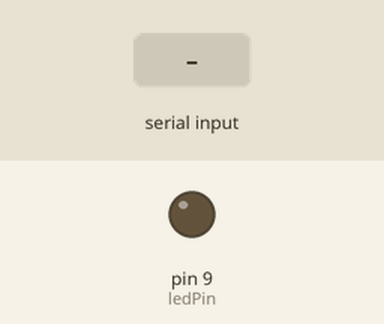
Recording of a sketch running on a simulated Arduino Uno, built with avr-gcc and run on an emulated ATmega328P. Parts: output pins drawn as LEDs (lit = HIGH). The test bench sets the inputs (shaded band). What the sketch prints to the serial monitor is not drawn.

Above: at 1.2 s.
1.3 s: "90,45\n" received over Serial
At 2.1 s:
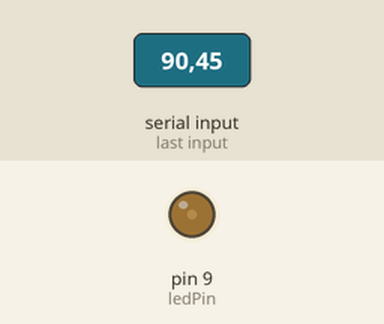
3.8 s: "200\n" received over Serial
At 4.6 s:
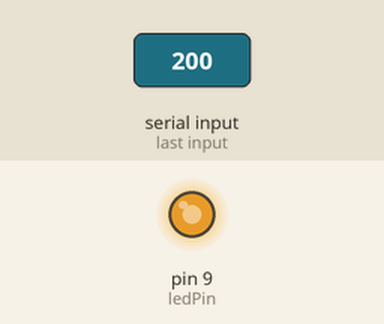
6.3 s: "30,150\n" received over Serial
At 7.1 s:
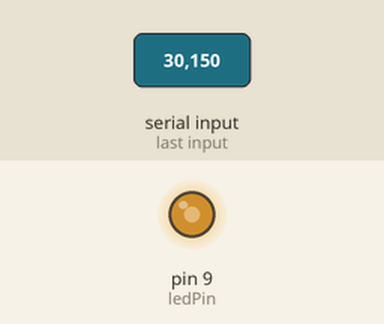
Timing chart, 0 to 9.3 s (numbered marks = the images above; inputs shaded):
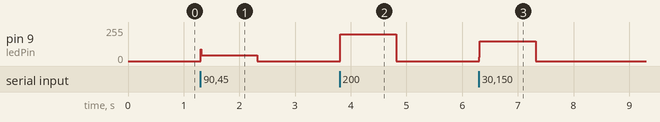

The sketch:

Week11_Exercise_2.ino
```cpp
const int ledPin = 9;
void setup() {
  pinMode(ledPin, OUTPUT);
  Serial.begin(9600);
}
void loop() {
  Serial.println("sensor");
  if (Serial.available() > 0) {
    int brightness = Serial.parseInt();
    brightness = constrain(brightness, 0, 255);
    analogWrite(ledPin, brightness);
  }
}
```

Measured:
- after the input at 1.3 s, pin 9 (ledPin): 0/255 → 45/255 at once, → 0/255 1.0 s later
- after the input at 3.8 s, pin 9 (ledPin): 0/255 → 200/255 at once, → 0/255 1.0 s later
- after the input at 6.3 s, pin 9 (ledPin): 0/255 → 150/255 at once, → 0/255 1.0 s later
